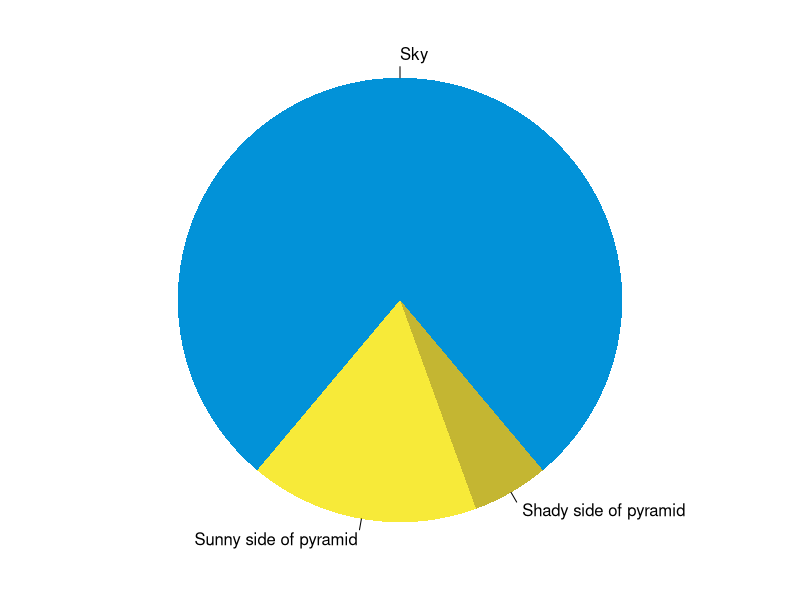
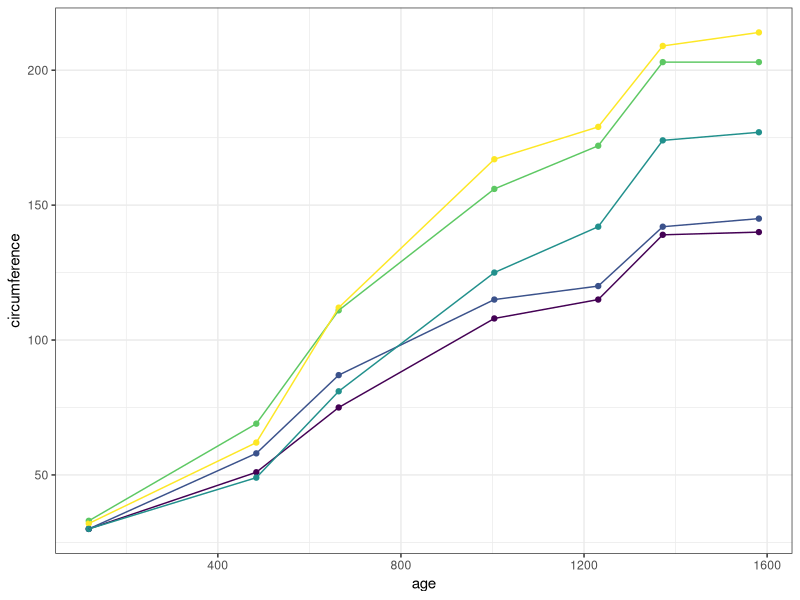

Here is the R script that generated these plots, in order:
## ---- chunk 1
knitr::opts_chunk$set(collapse = TRUE)
## ---- chunk 2
summary(cars)
fit <- lm(dist ~ speed, data = cars)
fit
## ---- chunk 3
par(mar = c(0, 1, 0, 1))
pie(
  c(280, 60, 20),
  c('Sky', 'Sunny side of pyramid', 'Shady side of pyramid'),
  col = c('#0292D8', '#F7EA39', '#C4B632'),
  init.angle = -50, border = NA
)
## ---- chunk 4
summary(Orange)
## ---- chunk 5
library(ggplot2)
ggplot(Orange, aes(x = age, 
                   y = circumference, 
                   color = Tree)) +
  geom_point() +
  geom_line() +
  guides(color = "none") +
  theme_bw()
